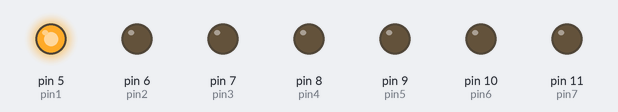
Simulated run of this sketch. Board: Arduino Uno, built with avr-gcc and run on an emulated ATmega328P. Shown: output pins drawn as LEDs (lit = HIGH).

Above: at 0.1 s.
At 0.7 s:
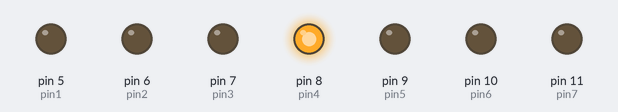
At 1.3 s:
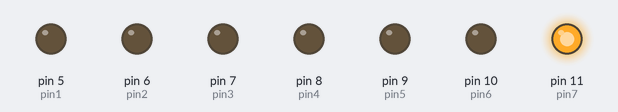
At 2.7 s:
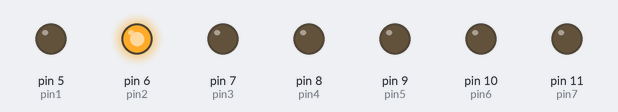
At 3.9 s:
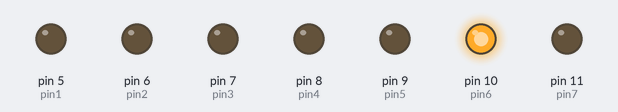
At 5.3 s:
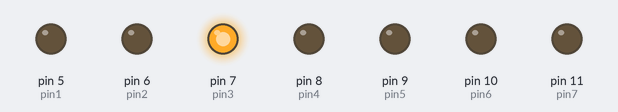
Timing chart, 0 to 5.6 s (numbered marks = the images above):
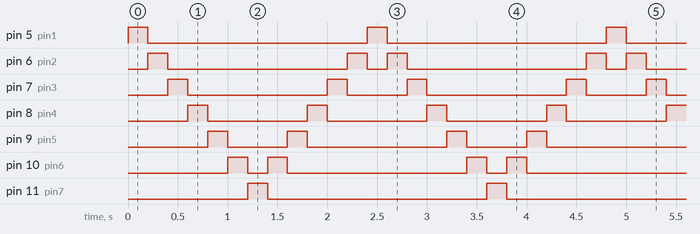

The sketch:

kit.ino
```cpp
int pin1 = 5;
int pin2 = 6;
int pin3 = 7;
int pin4 = 8;
int pin5 = 9;
int pin6 = 10;
int pin7 = 11;

void setup() {
  pinMode(pin1, OUTPUT);
  pinMode(pin2, OUTPUT);
  pinMode(pin3, OUTPUT);
  pinMode(pin4, OUTPUT);
  pinMode(pin5, OUTPUT);
  pinMode(pin6, OUTPUT);
  pinMode(pin7, OUTPUT);

}

void loop() {
  digitalWrite(pin1, HIGH);
  delay(200);
  digitalWrite(pin1,LOW);
  digitalWrite(pin2, HIGH);
  delay(200);
  digitalWrite(pin2, LOW);
  digitalWrite(pin3, HIGH);
  delay(200);
  digitalWrite(pin3,LOW);
  digitalWrite(pin4, HIGH);
  delay(200);
  digitalWrite(pin4, LOW);
  digitalWrite(pin5, HIGH);
  delay(200);
  digitalWrite(pin5,LOW);
  digitalWrite(pin6, HIGH);
  delay(200);
  digitalWrite(pin6, LOW);
  digitalWrite(pin7, HIGH);
  delay(200);
  digitalWrite(pin7,LOW);
  digitalWrite(pin6, HIGH);
  delay(200);
  digitalWrite(pin6, LOW);
  digitalWrite(pin5, HIGH);
  delay(200);
  digitalWrite(pin5,LOW);
  digitalWrite(pin4, HIGH);
  delay(200);
  digitalWrite(pin4, LOW);
  digitalWrite(pin3, HIGH);
  delay(200);
  digitalWrite(pin3,LOW);
  digitalWrite(pin2, HIGH);
  delay(200);
  digitalWrite(pin2, LOW);


}
```

Measured:
- by itself, pin 5 (pin1), pin 11 (pin7): alternates HIGH for 0.20 s and LOW for 2.2 s
- by itself, pin 6 (pin2): repeats every 2.4 s: LOW 1.8 s, HIGH 0.20 s, LOW 0.20 s, HIGH 0.20 s
- by itself, pin 7 (pin3): repeats every 2.4 s: LOW 1.4 s, HIGH 0.20 s, LOW 0.60 s, HIGH 0.20 s
- by itself, pin 8 (pin4): alternates HIGH for 0.20 s and LOW for 1.0 s
- by itself, pin 9 (pin5): repeats every 2.4 s: LOW 0.60 s, HIGH 0.20 s, LOW 1.4 s, HIGH 0.20 s
- by itself, pin 10 (pin6): repeats every 2.4 s: LOW 0.20 s, HIGH 0.20 s, LOW 1.8 s, HIGH 0.20 s
